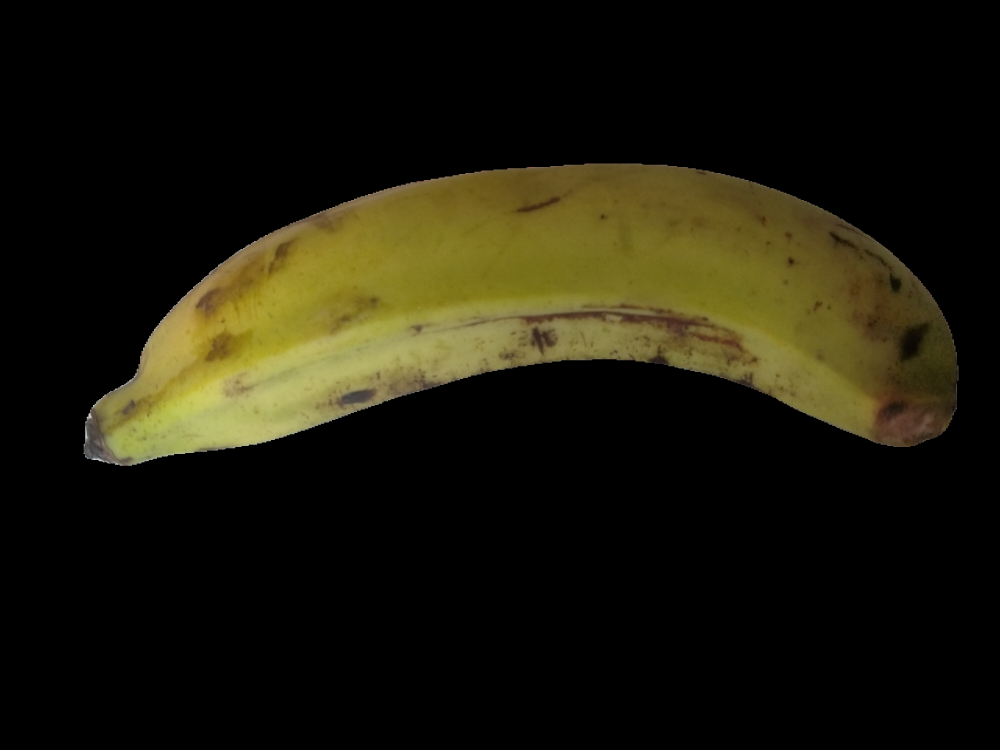
#> input picture gambar/DataUji.png, 4000 x 3000 px, found by its file name (shown at 1/4 size); its folder holds only this picture in this run
$ python allFitur.py
#> lines starting #> are read from the running program, lines starting #| are printed output that depends on the picture; after the words box and inside, x2 and y2 are one past the last pixel; in counts of white or black regions, pixels touching at a corner belong together
import cv2
import pandas as pd
import os
import numpy as np

def extract_folder_features(folder_path, rows=300, cols=300, output_excel=r"D:\Kuliah\SEMESTER5\penPol\nilai.xlsx"):
    # Ambil semua file gambar di folder dengan ekstensi yang didukung
#> called with folder_path = 'D:\\Kuliah\\SEMESTER5\\penPol\\gambar', rows = 300, cols = 300, output_excel = 'D:\\Kuliah\\SEMESTER5\\penPol\\nilai.xlsx'
    image_files = [f for f in os.listdir(folder_path) if f.lower().endswith(('.png', '.jpg', '.jpeg'))]

    if not image_files:
        print("Tidak ada file gambar dalam folder.")
        return

    # List untuk menyimpan data fitur
    all_data = []

    for image_file in image_files:
        image_path = os.path.join(folder_path, image_file)
        image = cv2.imread(image_path)
#> image is the input picture: shape (3000, 4000, 3); mean B, G, R 10.5, 24.6, 27.2

        if image is None:
            print(f"Gambar tidak valid atau tidak bisa dibaca: {image_path}")
            continue
        else:
            print(f"Memproses gambar: {image_file}")

        # Resize gambar
        resized_image = cv2.resize(image, (cols, rows))
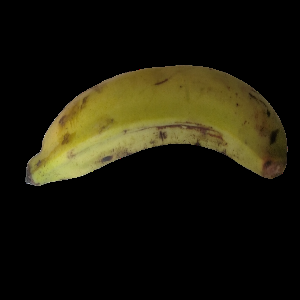
#> resized_image: shape (300, 300, 3); mean B, G, R 10.5, 24.6, 27.3

        # Ekstrak komponen warna RGB
        red_component = resized_image[:, :, 2]
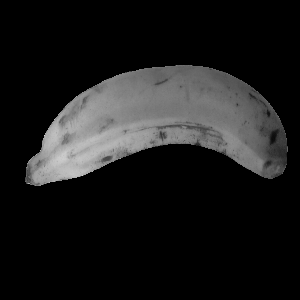
#> red_component: shape (300, 300); min 0, max 213, mean 27.3
        green_component = resized_image[:, :, 1]
        blue_component = resized_image[:, :, 0]
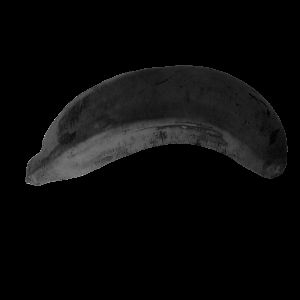
#> blue_component: shape (300, 300); min 0, max 213, mean 10.5

        # Rata-rata warna
        avg_red = np.mean(red_component)
#> avg_red = 27.25
        avg_green = np.mean(green_component)
#> avg_green = 24.6
        avg_blue = np.mean(blue_component)
#> avg_blue = 10.47

        # Grayscale
        gray_image = cv2.cvtColor(resized_image, cv2.COLOR_BGR2GRAY)
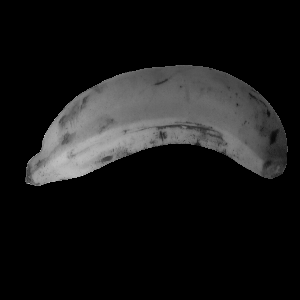
#> gray_image: shape (300, 300); min 0, max 213, mean 23.8

        # Menghitung fitur
        contrast = gray_image.std()
#> contrast = 47.61
        homogenitas = 1 / (1 + gray_image.var())
#> homogenitas = 0.000441

        # Threshold biner
        _, binary_thresh = cv2.threshold(gray_image, 127, 1, cv2.THRESH_BINARY)
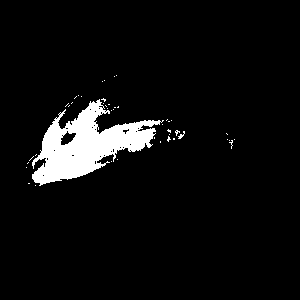
#> binary_thresh: shape (300, 300); values 0 (black) and 1 (white), 5.7% white; 45 white regions (43 under 20 px)
        contours, _ = cv2.findContours(binary_thresh, cv2.RETR_EXTERNAL, cv2.CHAIN_APPROX_SIMPLE)
#> contours = 45 contours, 44 with area under 20; largest, box (x1, y1, x2, y2) and area: (32, 99, 164, 186) 4836

        area = sum(cv2.contourArea(cnt) for cnt in contours)
#> area = 4871
        perimeter = sum(cv2.arcLength(cnt, True) for cnt in contours)
#> perimeter = 868.6

        # Edge detection
        edges = cv2.Canny(gray_image, 100, 200)
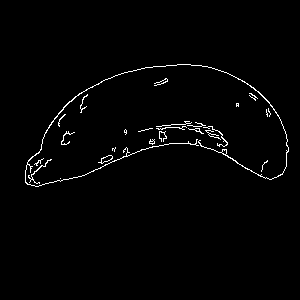
#> edges: shape (300, 300); 1.6% white in thin lines or dots, all inside (x1, y1, x2, y2) = (25, 64, 289, 187)
        edges_binary = np.where(edges > 0, 1, 0)

        # Menambahkan data fitur ke list
        all_data.append({
            'Gambar': image_file,
            'Warna_R': avg_red,
            'Warna_G': avg_green,
            'Warna_B': avg_blue,
            'Kontras': contrast,
            'Homogenitas': homogenitas,
            'Area': area,
            'Keliling': perimeter
        })

    # Membuat DataFrame dari semua data
    df = pd.DataFrame(all_data)
#> df = table of 1 rows and 8 columns

    # Menyimpan DataFrame ke file Excel
    try:
        with pd.ExcelWriter(output_excel, engine='openpyxl') as writer:
            # Simpan fitur gambar utama
            df.to_excel(writer, index=False, sheet_name='Fitur Gambar')

            # Menyimpan fitur tambahan di sheet terpisah
            for feature in ['Kontras', 'Homogenitas', 'Area', 'Keliling']:
                feature_df = pd.DataFrame({
                    'Gambar': df['Gambar'],
                    'Nilai': df[feature]
                })
                feature_df.to_excel(writer, index=False, sheet_name=feature)

        print(f"File Excel berhasil dibuat: {output_excel}")
    except Exception as e:
        print(f"Error saat mencoba menyimpan file Excel: {e}")

# Ubah path folder dan output sesuai kebutuhan
folder_path = r"D:\Kuliah\SEMESTER5\penPol\gambar"
output_excel = r"D:\Kuliah\SEMESTER5\penPol\nilai.xlsx"

extract_folder_features(folder_path, rows=300, cols=300, output_excel=output_excel)

$ run again, on gambar/ambon (12).png
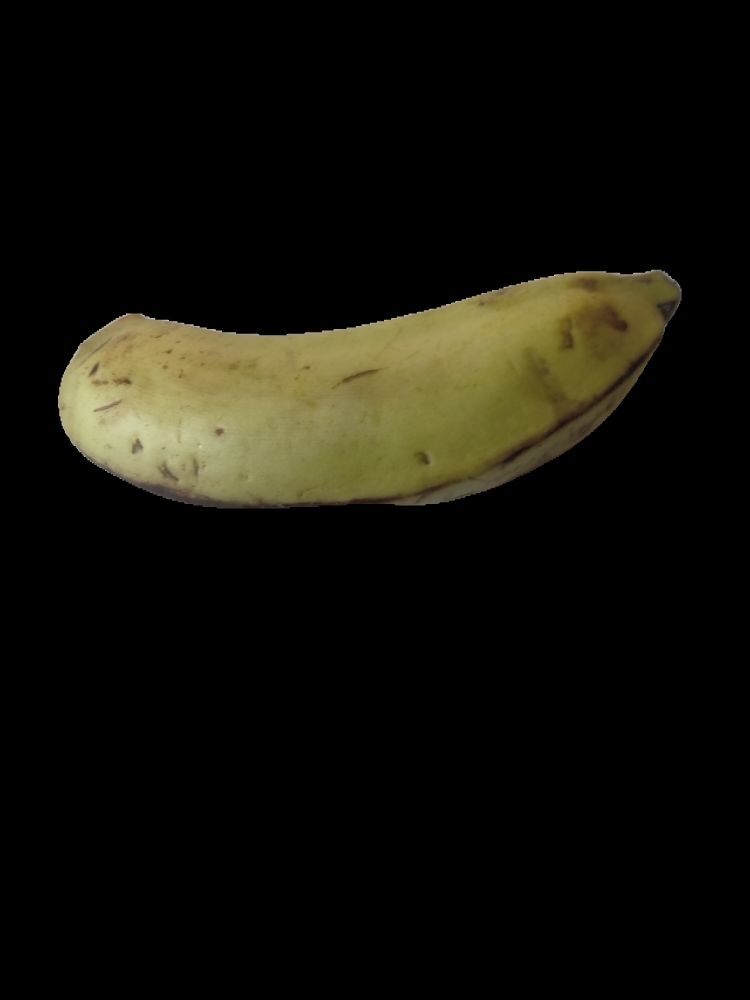
#> input picture gambar/ambon (12).png, 3000 x 4000 px, found by its file name (shown at 1/4 size)
#> in extract_folder_features, image is the input picture: shape (4000, 3000, 3); mean B, G, R 9.9, 17, 18.3
#> avg_red = 18.32
#> avg_green = 17.03
#> avg_blue = 9.92
#> contrast = 43.57
#> homogenitas = 0.000527
#> in extract_folder_features, `_, binary_thresh = cv2.threshold(gray_image, 127, 1, cv2.THRESH_BINARY)`:
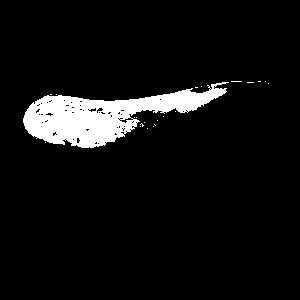
#> binary_thresh: shape (300, 300); values 0 (black) and 1 (white), 6.6% white; 22 white regions (21 under 20 px)
#> contours = 22 contours, 21 with area under 20; largest, box (x1, y1, x2, y2) and area: (23, 82, 229, 148) 5808
#> area = 5809.5
#> perimeter = 680.7
#> in extract_folder_features, `edges = cv2.Canny(gray_image, 100, 200)`:
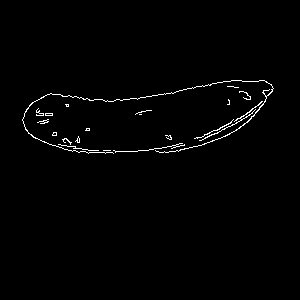
#> edges: shape (300, 300); 1.2% white in thin lines or dots, all inside (x1, y1, x2, y2) = (22, 80, 274, 154)
#> df = table of 1 rows and 8 columns

$ run again, on gambar/ambon (1).png
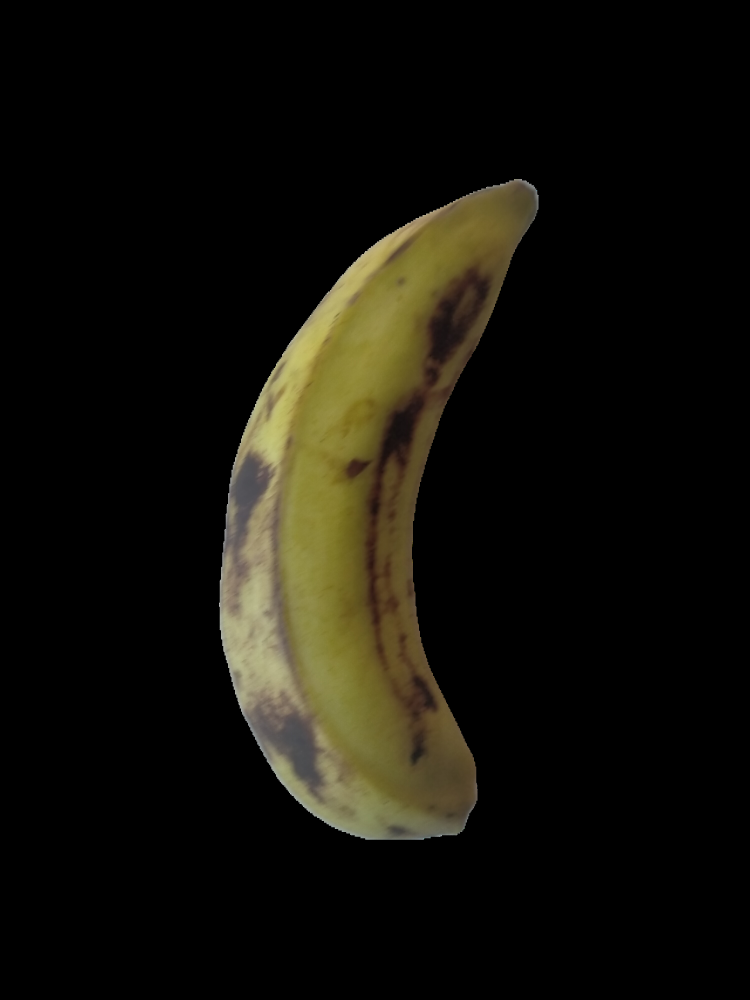
#> input picture gambar/ambon (1).png, 3000 x 4000 px, found by its file name (shown at 1/4 size)
#> in extract_folder_features, image is the input picture: shape (4000, 3000, 3); mean B, G, R 9.8, 16.9, 18.6
#> avg_red = 18.62
#> avg_green = 16.89
#> avg_blue = 9.82
#> contrast = 40.77
#> homogenitas = 0.000601
#> in extract_folder_features, `_, binary_thresh = cv2.threshold(gray_image, 127, 1, cv2.THRESH_BINARY)`:
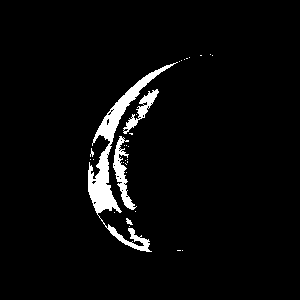
#> binary_thresh: shape (300, 300); values 0 (black) and 1 (white), 4% white; 31 white regions (27 under 20 px)
#> contours = 31 contours, 28 with area under 20; largest, box (x1, y1, x2, y2) and area: (88, 62, 178, 252) 2265, (113, 136, 137, 210) 480, (123, 89, 159, 134) 346
#> area = 3114.5
#> perimeter = 1286.5
#> in extract_folder_features, `edges = cv2.Canny(gray_image, 100, 200)`:
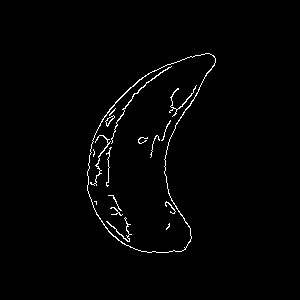
#> edges: shape (300, 300); 1.5% white in thin lines or dots, all inside (x1, y1, x2, y2) = (87, 53, 216, 253)
#> df = table of 1 rows and 8 columns
